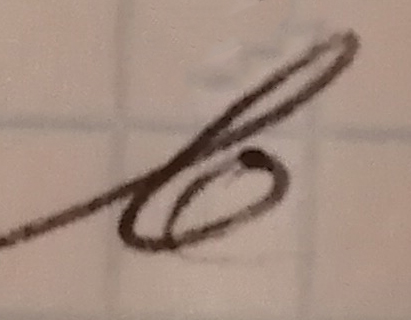
#> input picture dataset/в.jpg, 411 x 320 px
$ python -i cvfunction.py   (imports and definitions only)
#> lines starting #> are read from the running program, lines starting #| are printed output that depends on the picture; after the words box and inside, x2 and y2 are one past the last pixel; in counts of white or black regions, pixels touching at a corner belong together
import cv2 as cv
import numpy as np
from PIL import Image


def image_processing(path):
#> called with path = 'dataset/в.jpg'
    pil_image = Image.open(path)
#> pil_image is the input picture: PIL image 411x320 RGB; mean R, G, B 162.6, 140.4, 127.9
    opencvImage = cv.cvtColor(np.array(pil_image), cv.COLOR_RGB2GRAY)
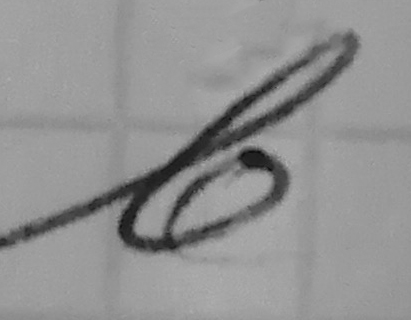
#> opencvImage: shape (320, 411); min 12, max 175, mean 145.6
    kernel = np.ones((3, 3), np.uint8)
    blur = cv.blur(opencvImage, (7, 7))
    ret, th = cv.threshold(blur, 0, 255, cv.THRESH_BINARY_INV+cv.THRESH_OTSU)
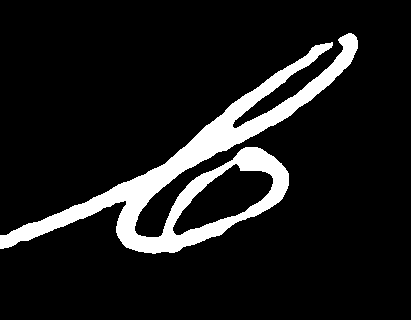
#> th: shape (320, 411); 10.8% white; 1 white region, box (x1, y1, x2, y2) and area: (0, 33, 358, 254) 14167
#> ret = 115
    erosion = cv.erode(th, kernel, iterations=1)
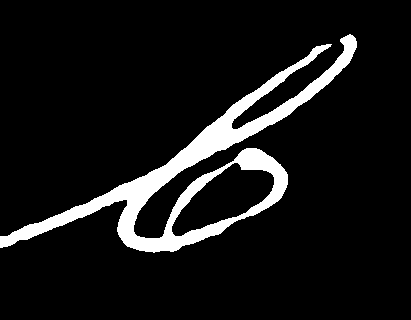
#> erosion: shape (320, 411); 8.9% white; 1 white region
    contours, _ = cv.findContours(th, cv.RETR_EXTERNAL, cv.CHAIN_APPROX_SIMPLE)
#> contours = 1 contour; box (x1, y1, x2, y2) and area: (0, 33, 358, 254) 16872
    cnt = max(contours, key=cv.contourArea)
#> cnt = contour of 815 points, box (x1, y1, x2, y2) (0, 33, 358, 254), area 16872
    x, y, w, h = cv.boundingRect(cnt)
#> x = 0; y = 33; w = 358; h = 221
    crop = erosion[y:y + h, x:x + w]
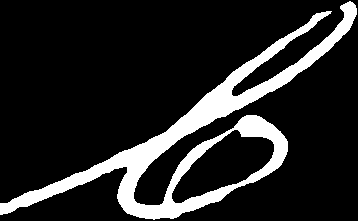
#> crop: shape (221, 358); 14.8% white; 1 white region, box (x1, y1, x2, y2) and area: (0, 1, 357, 220) 11691
    return crop


def get_square(image, square_size):
    height, width = image.shape
    if (height > width):
      differ = height
    else:
      differ = width
    differ += 4
    mask = np.zeros((differ, differ), dtype="uint8")
    x_pos = int((differ-width)/2)
    y_pos = int((differ-height)/2)
    mask[y_pos:y_pos+height, x_pos:x_pos+width] = image[0:height, 0:width]
    mask = cv.resize(mask, (square_size, square_size), interpolation=cv.INTER_AREA)
    return mask

>>> result = image_processing('dataset/в.jpg')
